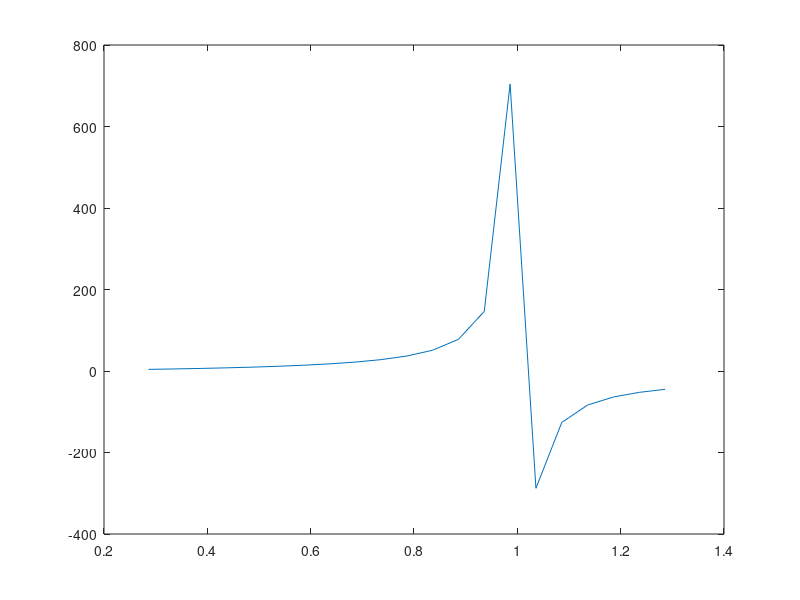

This chart was generated by the following MATLAB code:
global ALPHA BETA k0 m0 k1 m1;
ALPHA=0.286;
BETA=0.432;
k0=0.1;
m0=0.1;
k1=0.01;
m1=0.01;
S=@(alpha) alpha./(k0-alpha.*m0);

s0=ALPHA:0.05:1.3;

S_ss=S(s0);
plot(s0,S_ss);
